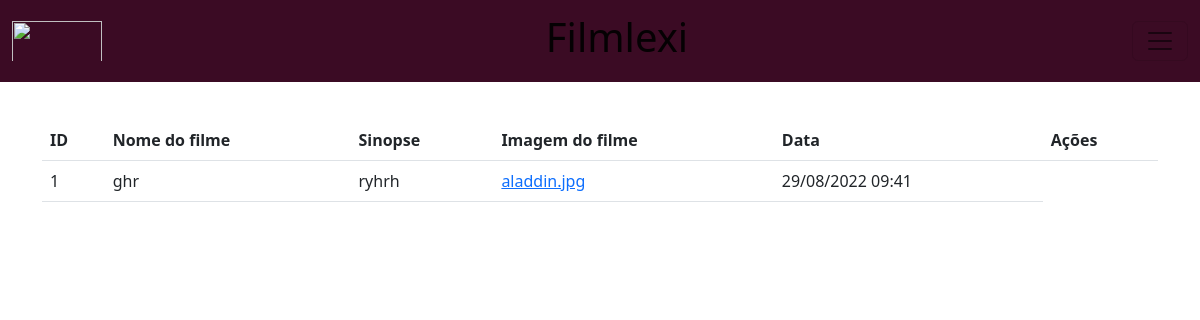
/consultar_filme.php, run on the app's committed database.
### tables this page shows
CREATE TABLE IF NOT EXISTS `filme_receber` (
  `id` int(11) NOT NULL AUTO_INCREMENT,
  `nome` varchar(200) NOT NULL,
  `sinop` varchar(1000) NOT NULL,
  `arquivo` varchar(100) NOT NULL,
  `data` datetime NOT NULL DEFAULT CURRENT_TIMESTAMP,
  PRIMARY KEY (`id`)
);

### consultar_filme.php (the view, shortened to what this page needs)
<?php
    include("conexao.php");
    $sql_mensagens = "SELECT * FROM  filme_receber ";
    $consulta_mensagens = $mysqli->query($sql_mensagens) or die($mysqli->error);
    $quantidade_mensagens = $consulta_mensagens->num_rows;
?>
<!DOCTYPE html>
    <html lang="pt-br">
        <head>
            <link href="https://cdn.jsdelivr.net/npm/bootstrap@5.2.0/dist/css/bootstrap.min.css" rel="stylesheet">
        </head>
        <body>
        <nav class="navbar fixed-top" style="background-color: #3B0B24;">
      <div class="container-fluid">
        <img src="image/favicons/senac-logo.jpg" class="navbar-brand" height="50px" width="90px">
        <a class="navbar-brand" href="#"><h1 class="men"> Filmlexi</h1></a>
        <button class="navbar-toggler" type="button" data-bs-toggle="offcanvas" data-bs-target="#offcanvasDarkNavbar" aria-controls="offcanvasDarkNavbar">
          <span class="navbar-toggler-icon"></span>
        </button>
      </div>
    </nav>
    <br>
    <br>
    <br>
    <br>
    <br>
    <div class="container">
        <div class="table-responsive">
            <table class="table table-hover">
                <thead>
                    <th>ID</th>
                    <th>Nome do filme</th>
                    <th>Sinopse</th>
                    <th>Imagem do filme</th>
                    <th>Data</th>
                    <th>Ações</th>
                </thead>
                <tbody>
                <?php if ($quantidade_mensagens == 0 ){ ?>
                        <tr>
                            <td colspan="6">Nenhuma  mensagem encontrada</td>
                        </tr>
                    <?php
                        } else {
                            while ($mensagem = $consulta_mensagens -> fetch_assoc()){
                                $data = date ("d/m/Y H:i", strtotime ($mensagem['data']));
                    ?>
                    <tr>
                        <td> <?php echo $mensagem['id']; ?> </td>
                        <td> <?php echo $mensagem['nome']; ?> </td>
                        <td> <?php echo $mensagem['sinop']; ?> </td>
                        <td> <a href="<?php echo $mensagem['arquivo']; ?>"><?php echo $mensagem['arquivo']; ?></a> </td>
                        <td> <?php echo $data; ?> </td>
                    </tr>
                    <?php
                    }
                    ?>
                    <?php
                    }
                    ?>
                </tbody>
            </table>
        </div>
    </div>
        </body>
    </html>

### data on the page
filme_receber: id "1", nome "ghr", sinop "ryhrh", arquivo "aladdin.jpg", data "29/08/2022 09:41"
